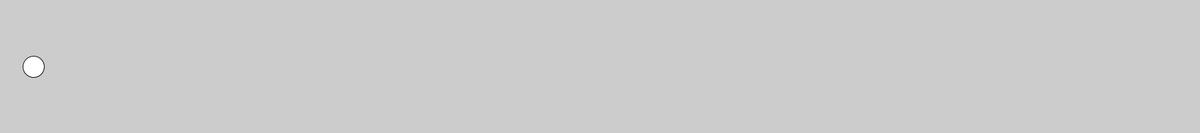
Frame 1 (no input)
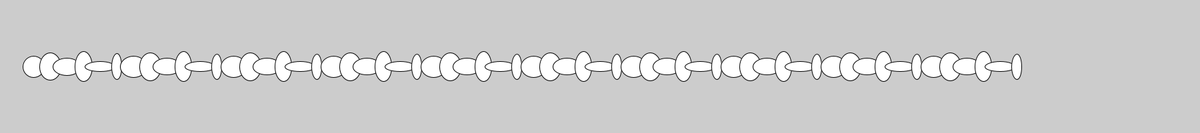
Frame 60 (the mouse pressed at the canvas centre just before this capture)
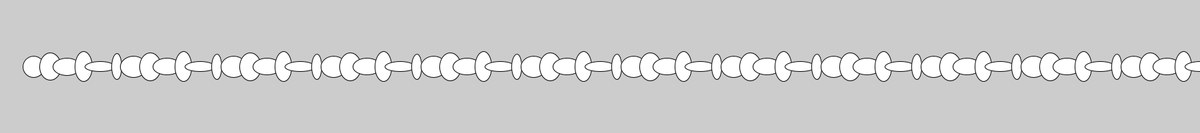
Frame 120 (the mouse held since frame 60 and released just before this capture)

The Processing sketch that drew these frames (run headless with seeded random() and noise(); from frame 60 on, the mouse is pressed at the canvas centre):

// Processing sketch: couple_sync0
// ── couple_sync0.pde
class singiel
{
  float x1,x2;
  float r;
  float alfa;
  singiel(float iX,float iR,float iAlfa)
  {
    x1=x2=iX;r=iR;alfa=iAlfa;
  }
  void next() //Bez pary
  {
    x1=x2;
    x2=x1*r*(1-x1);
  }
}

singiel First;

void setup()
{
  size(1800,200);
  First=new singiel(random(1000)/1000.0,3.5+random(500)/1000.0,0.5);
  ellipseMode(CENTER); 
  println(First.x1+" "+First.r+" "+First.alfa);
}

int radius=50;
int pos=radius;
void draw()
{
  ellipse(pos,100,round(First.x1*radius),round(First.x2*radius));
  First.next();
  pos+=radius/2;
}
